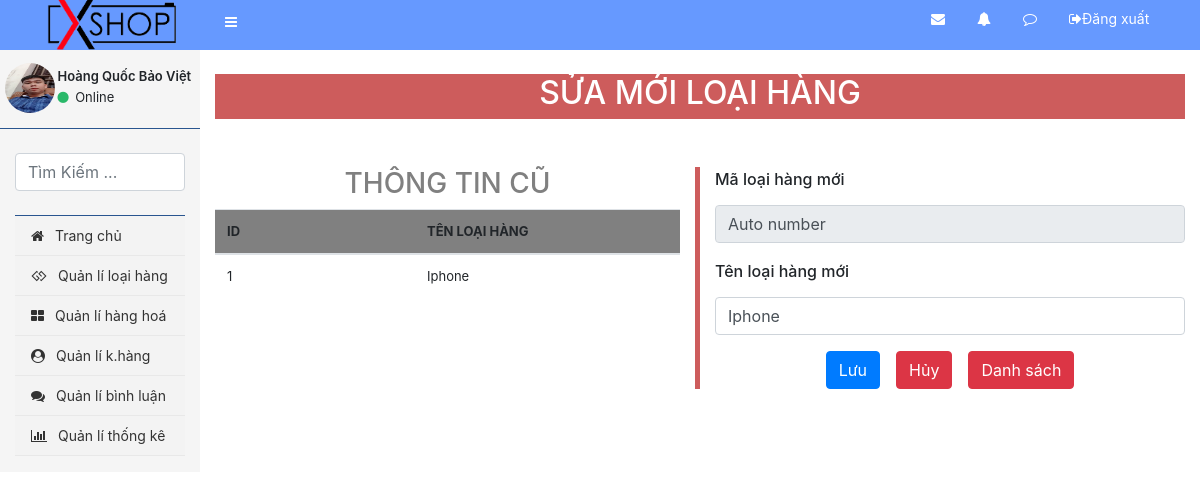
The page /admin/loai_hang/edit.php?id=1 (signed in) on the database its author committed.
### tables this page shows
CREATE TABLE `loai_hang` (
  `id` int(11) NOT NULL,
  `ten_loai` varchar(50) NOT NULL
);

### dao/pdo.php (called while the page is built, shortened)
<?php
    function connect(){
        $host = "localhost" ;
        $dbname = "dam" ;
        $dbusername = "root" ;
        $dbpass = "" ;
        return new PDO("mysql:host=$host;dbname=$dbname;charset=utf8", $dbusername,$dbpass) ;
    }
    function select_one($sql){
        $connect = connect() ;
        $stmt = $connect->prepare($sql) ;
        $stmt->execute() ;
        return $select_one = $stmt->fetch() ;
    }
?>

### admin/loai_hang/edit.php (the view, shortened to what this page needs)
<?php
    require_once APP_PATH."/dao/pdo.php" ;
     if (isset($_GET['id'])) {
        $id = $_GET['id'];
        $sql = "SELECT * FROM loai_hang where id = '$id'" ;
        $cout = connect()->prepare($sql);
        $cout->execute();
        if ($cout->rowCount() > 0) {
            $select_one = select_one($sql) ;
        } else {
            try {
                header('location: ' . BASE_URL . "admin/loai_hang/list.php?msg=Loại hàng này không tồn tại !");
            } catch (PDOException $e) {
                echo $e->getMessage();
            }
        }
    }else{
        header('location: ' . BASE_URL . "admin/loai_hang/list.php?msg=Loại hàng này không tồn tại !");
    }
    require_once APP_PATH."/admin/layout/header.php" ;
?>
   <div class="col-md-10">
        <div style=" width: 100%; background-color: indianred; height: 45px; color: white; margin-right: 40px;" class="text-center mb-5 mt-4">
                <span><h2 style="text-transform: uppercase;">Sửa mới loại hàng</h2></span>
        </div>
            <div class="row">
                <div class="col-md-6" style="border-right: 5px solid indianred;">
                     <h3 class="d-flex justify-content-center align-items-center" style="color: gray; text-transform: uppercase;">Thông tin cũ</h3>
                     <form action="">
                         <table class="table" style="font-size: 13px;">
                             <thead style="background-color: gray;">
                                  <th width="200">ID</th>
                                  <th >TÊN LOẠI HÀNG</th>
                            </thead>
                            <tbody>
                                <tr>
                                    <td><?php echo $select_one['id'] ?></td>
                                    <td><?php echo $select_one['ten_loai'] ?></td>
                                </tr>
                            </tbody>
                         </table>
                     </form>
                </div>
                <div class="col-md-6">
                    <form action="<?php echo BASE_URL ?>admin/loai_hang/post_edit.php" method="POST">
                        <div class="form-group">
                            <label for=""><h6>Mã loại hàng mới</h6></label>
                            <input type="text" disabled class="form-control" value="Auto number">
                        </div>
                        <div class="form-group">
                            <label for=""><h6>Tên loại hàng mới</h6></label>
                            <input type="text" class="form-control" placeholder="Nhập tên loại hàng..." name="ten_loai_hang" value="<?php echo $select_one['ten_loai'] ?>">
                        </div>
                        <div class="d-flex justify-content-center align-items-center">
                            <input type="submit" class="btn btn-primary mr-3" value="Lưu">
                            <a href="<?php echo BASE_URL ?>admin/loai_hang/list.php" class="btn btn-danger mr-3">Hủy</a>
                            <a href="<?php echo BASE_URL ?>admin/loai_hang/list.php" class="btn btn-danger">Danh sách</a>
                        </div>
                    </form>
                </div>
            </div>
   </div>
   </div>
   </div>
</body>
</html>

### admin/layout/header.php (style rules this page uses)
a { font-size: 14px; }

### rows shown on the page
loai_hang: id "1", ten_loai "Iphone", ten_loai_hang "Iphone"

### other values the page prints
$_SESSION['admin']['ho_ten'] "Hoàng Quốc Bảo Việt"
